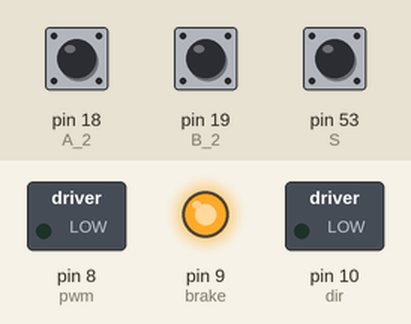
The sketch below on a simulated Arduino Mega 2560, built with avr-gcc and run on an emulated ATmega2560. On the bench: switched loads named in the sketch (green lamp = pin HIGH), output pins drawn as LEDs (lit = HIGH). The test bench sets the inputs (shaded band); at power-on: pin 53 (S) LOW, pin 18 (A_2) LOW, pin 19 (B_2) HIGH. What the sketch prints to the serial monitor is not drawn.

Above: at 1.2 s.
1.3 s: pin 53 (S) driven HIGH
3.2 s: pin 18 (A_2) pulsed HIGH 5 times (0.12 s each, 0.3 s apart)
7.7 s: pin 18 (A_2) driven HIGH
10.7 s: pin 53 (S) pulsed LOW 2 times (0.12 s each, 0.3 s apart)
Timing chart, 0 to 13.7 s (numbered marks = the images above; inputs shaded):
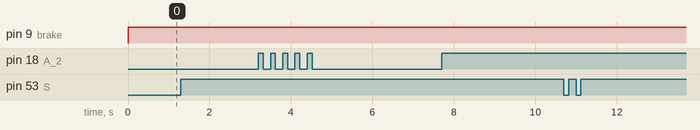

Measured:
- after the input at 1.3 s, every drawn part: stays the same
- after the input at 3.2 s, every drawn part: stays the same
- after the input at 7.7 s, every drawn part: stays the same
- after the input at 10.7 s, every drawn part: stays the same

The sketch:

control_lib_2.pde
```cpp
/* Rotary Inverted Pendulum PID controller
  using PID library*/

#include <PID_v1.h>
int A_2=18; /*encoder channel A*/
int B_2=19;/*encoder channel B*/
int dir=10; /*direction pin for H-bridge*/
int pwm=8; /*pwm pin for H-bridge*/
int brake=9;/*brake pin for H-bridge*/
#define S 53/*switch (just to say to arduino
              that execute the program if switch is turned on)*/
volatile double count_2 = 0.0; /*variable to store encoder pulses*/
double Setpoint,Input,Output;
PID Furuta(&Input,&Output,&Setpoint,10.0,0.0,0.0,DIRECT);

void setup()
{ Serial.begin (9600);
  /*channels A and B as inputs*/
  pinMode(A_2, INPUT);
  pinMode(B_2, INPUT);
  /*pins to H-bridge as outputs*/
  pinMode (dir, OUTPUT);
  pinMode (pwm, OUTPUT);
  pinMode (brake, OUTPUT);
 /*for the switch and LED*/
  pinMode(S,INPUT);
  /*to read encoder*/
  attachInterrupt(5, doA2, CHANGE);
  attachInterrupt(4, doB2, CHANGE);
  Furuta.SetMode(AUTOMATIC);
  Furuta.SetOutputLimits(-255.0,255.0);
  Furuta.SetSampleTime(1);
  Furuta.SetControllerDirection(DIRECT);
  Setpoint=180.0;
  Serial.println("START READING");
}
void loop()
{if(digitalRead(S)==HIGH)
{   /*variable to convert pulses to mechanical degrees*/
  Input=count_2*(360.0/10000.0);/* 10000.0=2500*4
                                   (2500 counts per revolution
                                    encoder resolution) */
  Furuta.Compute();
  if(Input==Setpoint)
    {
     motorStop ();
    }
      else if(Input<=160.0||Input>=200.0)
            {
            motorStop();
            }else if(160.0<Input||Input<Setpoint)
                  {
                    while(160.0<Input||Input<Setpoint)
                        {
                          motor_CW();
                          analogWrite(pwm,Output);
                        }
                  }else if(Setpoint<Input||Input<200.0)
                        {
                          while(Setpoint<Input||Input<200.0)
                              {
                                motor_CCW();
                                analogWrite(pwm,Output);
                               }
                        }
                          else
                            {motorStop();
                            }

 serialData();
}else{motorStop();}
}

void doA2(){
  // look for a low-to-high on channel A
  if (digitalRead(A_2) == HIGH) {
    // check channel B to see which way encoder is turning
    if (digitalRead(B_2) == LOW) {
      count_2 = count_2 + 1;         // CW
    }
    else {
      count_2 = count_2 - 1;         // CCW
    }
  }
  else   // must be a high-to-low edge on channel A
  {
    // check channel B to see which way encoder is turning
    if (digitalRead(B_2) == HIGH) {
      count_2 = count_2 + 1;          // CW
    }
    else {
      count_2 = count_2 - 1;          // CCW
    }
  }

}
void doB2(){
  // look for a low-to-high on channel B
  if (digitalRead(B_2) == HIGH) {
   // check channel A to see which way encoder is turning
    if (digitalRead(A_2) == HIGH) {
      count_2 = count_2 + 1;         // CW
    }
    else {
      count_2 = count_2 - 1;         // CCW
    }
  }
  // Look for a high-to-low on channel B
  else {
    // check channel B to see which way encoder is turning
    if (digitalRead(A_2) == LOW) {
      count_2 = count_2 + 1;          // CW
    }
    else {
      count_2 = count_2 - 1;          // CCW
    }
  }
}
void motor_CCW ()/* motor spins clockwise direction*/
{
  digitalWrite(dir,HIGH);
  digitalWrite(pwm,HIGH);
  digitalWrite(brake,LOW);
}
void motor_CW ()/*motor spins counter clockwise direction*/
{
  digitalWrite(dir,LOW);
  digitalWrite(pwm,HIGH);
  digitalWrite(brake,LOW);
}
void motorStop ()/*motor brakes*/
{
  digitalWrite (dir, LOW);
  digitalWrite (pwm, LOW);
  digitalWrite (brake, HIGH);
}
void serialData()
{
  Serial.print(" Input = ");
  Serial.print(Input);
  Serial.print(", Output=");
  Serial.print(Output);
  Serial.println();
}
```
